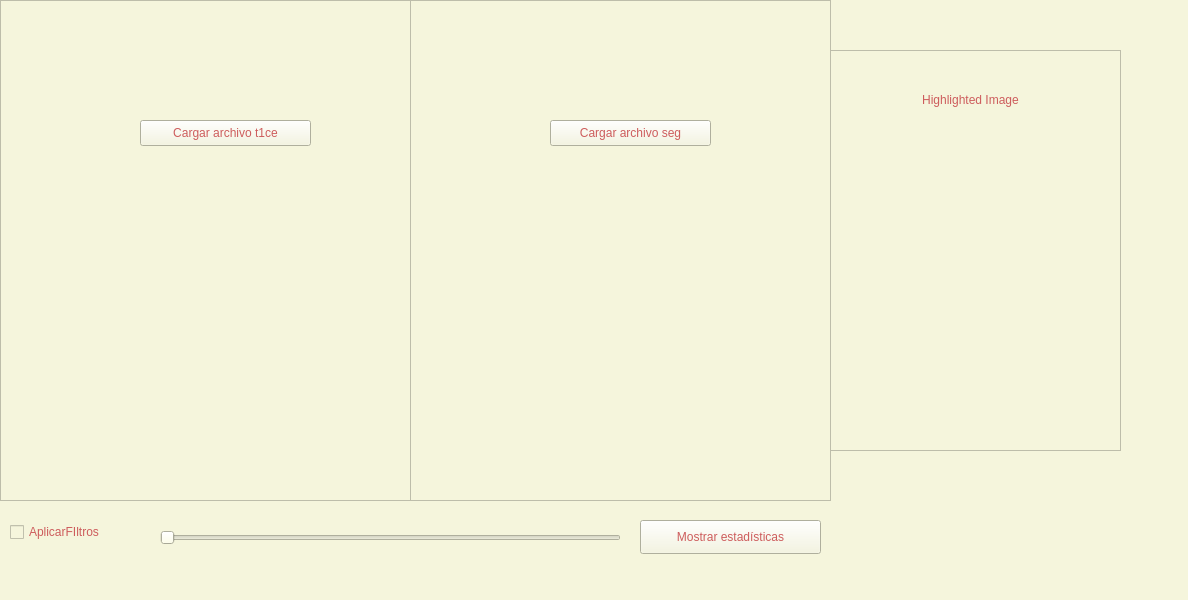
<?xml version="1.0" encoding="UTF-8"?>
<ui version="4.0">
 <class>MainWindow</class>
 <widget class="QMainWindow" name="MainWindow">
  <property name="geometry">
   <rect>
    <x>0</x>
    <y>0</y>
    <width>1188</width>
    <height>600</height>
   </rect>
  </property>
  <property name="windowTitle">
   <string>MainWindow</string>
  </property>
  <property name="styleSheet">
   <string notr="true">background-color: rgb( 245, 245, 220 );</string>
  </property>
  <widget class="QWidget" name="centralwidget">
   <widget class="QSlider" name="sliceSlider">
    <property name="geometry">
     <rect>
      <x>160</x>
      <y>530</y>
      <width>461</width>
      <height>16</height>
     </rect>
    </property>
    <property name="styleSheet">
     <string notr="true">color: rgb(205, 92, 92);</string>
    </property>
    <property name="orientation">
     <enum>Qt::Orientation::Horizontal</enum>
    </property>
   </widget>
   <widget class="QFrame" name="framet1ce">
    <property name="geometry">
     <rect>
      <x>0</x>
      <y>0</y>
      <width>411</width>
      <height>501</height>
     </rect>
    </property>
    <property name="frameShape">
     <enum>QFrame::Shape::StyledPanel</enum>
    </property>
    <property name="frameShadow">
     <enum>QFrame::Shadow::Raised</enum>
    </property>
    <widget class="QLabel" name="labelImagen">
     <property name="geometry">
      <rect>
       <x>60</x>
       <y>200</y>
       <width>301</width>
       <height>231</height>
      </rect>
     </property>
     <property name="text">
      <string/>
     </property>
     <property name="alignment">
      <set>Qt::AlignmentFlag::AlignCenter</set>
     </property>
    </widget>
    <widget class="QPushButton" name="loadFile">
     <property name="geometry">
      <rect>
       <x>140</x>
       <y>120</y>
       <width>171</width>
       <height>26</height>
      </rect>
     </property>
     <property name="styleSheet">
      <string notr="true">font: 700 11pt &quot;Noto Sans CJK JP&quot;;
color: rgb(205, 92, 92);</string>
     </property>
     <property name="text">
      <string>Cargar archivo t1ce</string>
     </property>
    </widget>
    <widget class="QLabel" name="labelRuta">
     <property name="geometry">
      <rect>
       <x>80</x>
       <y>50</y>
       <width>281</width>
       <height>21</height>
      </rect>
     </property>
     <property name="styleSheet">
      <string notr="true">font: 700 11pt &quot;Noto Sans CJK JP&quot;;
color: rgb(205, 92, 92);</string>
     </property>
     <property name="text">
      <string/>
     </property>
    </widget>
   </widget>
   <widget class="QFrame" name="frameseg">
    <property name="geometry">
     <rect>
      <x>410</x>
      <y>0</y>
      <width>421</width>
      <height>501</height>
     </rect>
    </property>
    <property name="frameShape">
     <enum>QFrame::Shape::StyledPanel</enum>
    </property>
    <property name="frameShadow">
     <enum>QFrame::Shadow::Raised</enum>
    </property>
    <widget class="QPushButton" name="loadFile2">
     <property name="geometry">
      <rect>
       <x>140</x>
       <y>120</y>
       <width>161</width>
       <height>26</height>
      </rect>
     </property>
     <property name="styleSheet">
      <string notr="true">font: 700 11pt &quot;Noto Sans CJK JP&quot;;
color: rgb(205, 92, 92);</string>
     </property>
     <property name="text">
      <string>Cargar archivo seg</string>
     </property>
    </widget>
    <widget class="QLabel" name="labelRuta2">
     <property name="geometry">
      <rect>
       <x>70</x>
       <y>40</y>
       <width>261</width>
       <height>21</height>
      </rect>
     </property>
     <property name="styleSheet">
      <string notr="true">font: 700 11pt &quot;Noto Sans CJK JP&quot;;
color: rgb(205, 92, 92);</string>
     </property>
     <property name="text">
      <string/>
     </property>
    </widget>
    <widget class="QLabel" name="labelImagen2">
     <property name="geometry">
      <rect>
       <x>50</x>
       <y>200</y>
       <width>311</width>
       <height>231</height>
      </rect>
     </property>
     <property name="text">
      <string/>
     </property>
     <property name="alignment">
      <set>Qt::AlignmentFlag::AlignCenter</set>
     </property>
    </widget>
   </widget>
   <widget class="QCheckBox" name="checkBoxShowMessage">
    <property name="geometry">
     <rect>
      <x>10</x>
      <y>520</y>
      <width>141</width>
      <height>24</height>
     </rect>
    </property>
    <property name="styleSheet">
     <string notr="true">font: 700 11pt &quot;Noto Sans CJK JP&quot;;
color: rgb(205, 92, 92);</string>
    </property>
    <property name="text">
     <string>AplicarFIltros</string>
    </property>
   </widget>
   <widget class="QPushButton" name="btnEstadisticas">
    <property name="geometry">
     <rect>
      <x>640</x>
      <y>520</y>
      <width>181</width>
      <height>34</height>
     </rect>
    </property>
    <property name="styleSheet">
     <string notr="true">font: 700 11pt &quot;Noto Sans CJK JP&quot;;
color: rgb(205, 92, 92);</string>
    </property>
    <property name="text">
     <string>Mostrar estadísticas</string>
    </property>
   </widget>
   <widget class="QFrame" name="frameseg_2">
    <property name="geometry">
     <rect>
      <x>830</x>
      <y>50</y>
      <width>291</width>
      <height>401</height>
     </rect>
    </property>
    <property name="frameShape">
     <enum>QFrame::Shape::StyledPanel</enum>
    </property>
    <property name="frameShadow">
     <enum>QFrame::Shadow::Raised</enum>
    </property>
    <widget class="QLabel" name="labelImagen3">
     <property name="geometry">
      <rect>
       <x>30</x>
       <y>90</y>
       <width>231</width>
       <height>241</height>
      </rect>
     </property>
     <property name="text">
      <string/>
     </property>
     <property name="alignment">
      <set>Qt::AlignmentFlag::AlignCenter</set>
     </property>
    </widget>
    <widget class="QLabel" name="label">
     <property name="geometry">
      <rect>
       <x>60</x>
       <y>40</y>
       <width>161</width>
       <height>20</height>
      </rect>
     </property>
     <property name="styleSheet">
      <string notr="true">font: 700 11pt &quot;Noto Sans CJK JP&quot;;
color: rgb(205, 92, 92);</string>
     </property>
     <property name="text">
      <string>Highlighted Image</string>
     </property>
     <property name="alignment">
      <set>Qt::AlignmentFlag::AlignCenter</set>
     </property>
    </widget>
   </widget>
   <widget class="QLabel" name="labelUPS">
    <property name="geometry">
     <rect>
      <x>840</x>
      <y>460</y>
      <width>331</width>
      <height>101</height>
     </rect>
    </property>
    <property name="text">
     <string/>
    </property>
   </widget>
  </widget>
  <widget class="QMenuBar" name="menubar">
   <property name="geometry">
    <rect>
     <x>0</x>
     <y>0</y>
     <width>1188</width>
     <height>23</height>
    </rect>
   </property>
  </widget>
  <widget class="QStatusBar" name="statusbar"/>
 </widget>
 <resources/>
 <connections/>
</ui>
